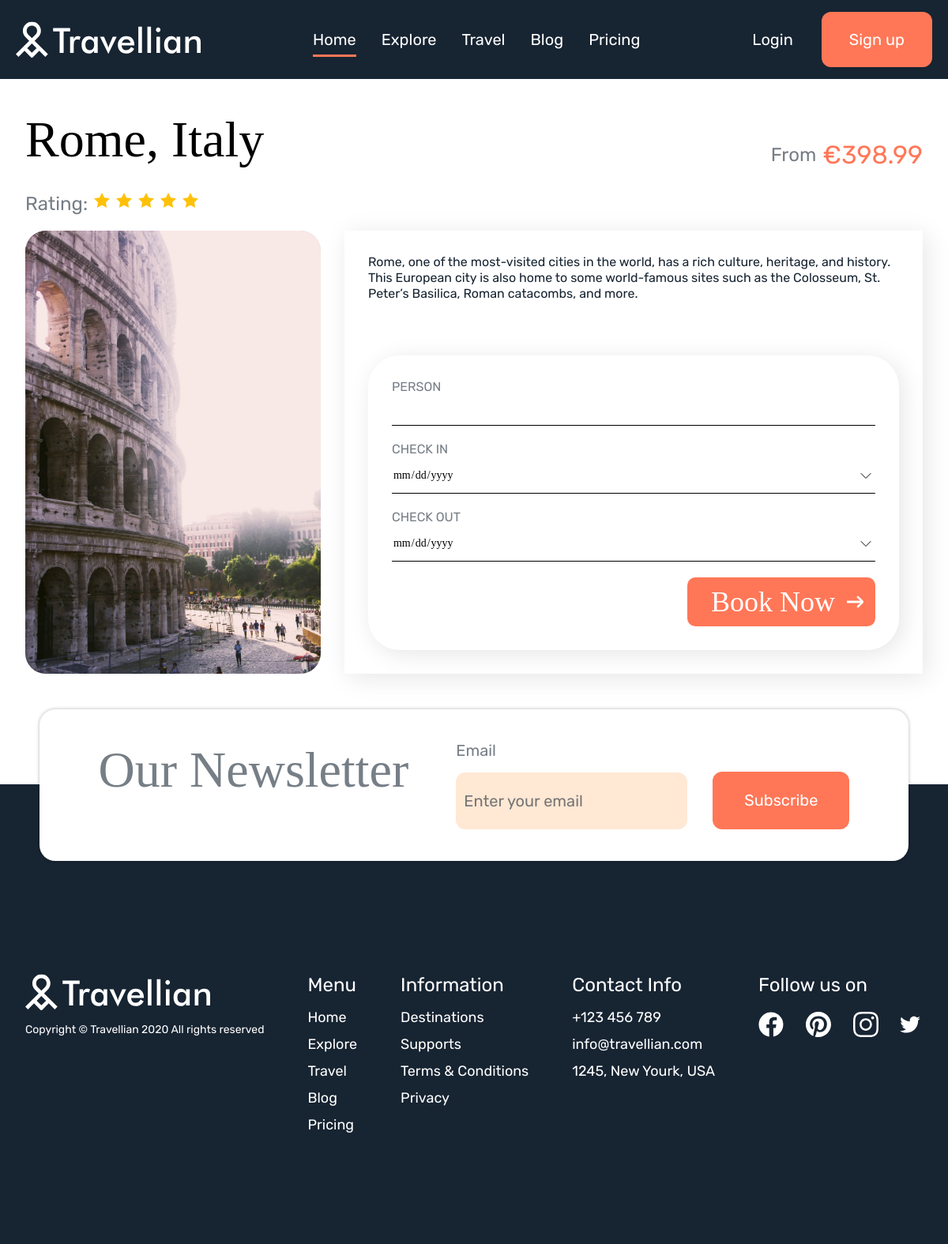
The page /offers/2 on the database its author committed.
### kursova_page/models.py (models this page shows, shortened)
class Offers(models.Model):
    location = models.CharField(max_length=100)
    rating = models.IntegerField()
    description = models.TextField(max_length=400)
    pricing = models.FloatField(max_length=10)
    offer_image = models.ImageField(null = True, blank=True, upload_to="images/")

### kursova_page/views.py (the view)
# urls.py: path('offers/<int:id>', offer_item, name='offer_item'),
def offer_item(request, id):
    data = Offers.objects.get(id = id)
    form = registerForm(request)
    return render(request, 'offer-page/index.html', {'data': data, 'form': form})

### kursova_page/forms.py
class AccountCreationForm(UserCreationForm):
    def __init__(self, *args, **kwargs):
        super().__init__(*args, **kwargs)
        self.fields['username'].widget.attrs.update({'placeholder':_('Username')})
        self.fields['password1'].widget.attrs.update({'placeholder':_('Password')})
        self.fields['password2'].widget.attrs.update({'placeholder':_('Repeat password')})

### kursova_page/views.py (called while the page is built)
def registerForm(request):
    if request.method == "POST":
        form = AccountCreationForm(request.POST)
        if form.is_valid():
            form.save()
            return HttpResponseRedirect("/")
        else:
            messages.error(request, form.errors, extra_tags="register")
    else:
        form = AccountCreationForm()
    return form

### kursova_page/templates/offer-page/index.html (shortened to what this page needs)
{% extends '../base.html' %}
{% block head %}
{% load static %}
<head>
    <link rel="stylesheet" href="{% static 'offer-page/styles/style.css' %}">
<head>
{% endblock head %}
{% block content %}
    <section class="offer-info">
        <div class="section-wrap">
            <div class="inner-wrap">
                <div class="offer-info-head">
                    <div class="offer-head-left">
                        <div class="offer-title black-text">
                            <h1 class = "title-big">
                                {{ data.location }}
                            </h1>
                        </div>
                        <div class = "offer-rate">
                            <span class="title-small grey-text">Rating: </span>
                            {% for i in '0123456789'|make_list %}
                            {% if  forloop.counter <= data.rating %}
                            <svg width="24" height="24" viewBox="0 0 24 24" fill="none" xmlns="http://www.w3.org/2000/svg">
                                <path d="M12 2.00006L15.09 8.26006L22 9.27006L17 14.1401L18.18 21.0201L12 17.7701L5.82 21.0201L7 14.1401L2 9.27006L8.91 8.26006L12 2.00006Z" fill="#FFC107"/>
                                </svg>
                            {% endif %}
                        {% endfor %}
                        </div>
                    </div>
                    <div class = "offer-price-wrap">
                        <span class = "title-small grey-text">From</span>
                        <span class = "offer-price">€{{data.pricing}}</span>
                    </div>
                </div>
                <div class="offer-info-content">
                    <img src="../media/{{data.offer_image}}" alt="offer1" class="offer-image-block">
                    <div class="offer-info-content-right">
                        <span class = "offer-description d-block">
                            {{data.description}}
                        </span>
                        <div class="offer-form-wrap">
                            <form class="d-flex offer-form">
                                <div class="form-item flex-column d-flex">
                                    <label for="person">Person</label>
                                    <input type="number" id="person" min="1">
                                </div>
                                <div class="form-item flex-column d-flex">
                                    <label for="check-in">Check in</label>
                                    <input type="date" id="check-in">
                                </div>
                                <div class="form-item flex-column d-flex">
                                    <label for="check-out">Check out</label>
                                    <input type="date" id="check-out">
                                </div>
                                <div class="book-btn d-flex">
                                    <input class = "book-btn pointer" type="submit" value="Book Now">
                                </div>
                            </form>
                        </div>
                    </div>
                </div>
            </div>
        </div>
    </section>
    {% endblock content %}

### static/styles/style.css (style rules this page uses)
a,abbr,acronym,address,applet,article,aside,audio,b,big,blockquote,body,canvas,caption,center,cite,code,dd,del,details,dfn,div,dl,dt,em,embed,fieldset,figcaption,figure,footer,form,h1,h2,h3,h4,h5,h6,header,hgroup,html,i,iframe,img,ins,kbd,label,legend,li,mark,menu,nav,object,ol,output,p,pre,q,ruby,s,samp,section,small,span,strike,strong,sub,summary,sup,table,tbody,td,tfoot,th,thead,time,tr,tt,u,ul,var,video { margin:0;padding:0;border:0;font-size:100%;font:inherit;vertical-align:baseline }
article,aside,details,figcaption,figure,footer,header,hgroup,menu,nav,section { display:block }
body { line-height:1 }
:root { --main-page-color:#FF7757;--secondary-color:#172432;--desktop-vertical-padding:182px;--secondary-text-color:#767E86;--page-font1:Playfair Display;--page-font2:Rubik }
.form-item { gap:12px }
.form-item label { color:var(--secondary-text-color);font-family:var(--page-font2);font-size:16px;text-transform:uppercase }
input[type=date] { appearance:textfield;-webkit-appearance:textfield;-moz-appearance:textfield }
.book-btn { width:100%;background:var(--main-page-color);border:none;color:#fff;font-family:var(--page-font1);font-size:36px;height:100%;text-align:left }
.book-arrow { width:21px;stroke-width:1px;stroke:#fff }
.offer-image-block { height:286px;width:100%;border-radius:26px 26px 0 0;background:-webkit-gradient(linear,left bottom,left top,from(rgba(255,119,87,.1)),to(rgba(255,119,87,.1))),#d3d3d3;background:-o-linear-gradient(bottom,rgba(255,119,87,.1) 0,rgba(255,119,87,.1) 100%),#d3d3d3;background:linear-gradient(0deg,rgba(255,119,87,.1) 0,rgba(255,119,87,.1) 100%),#d3d3d3 }
.offer-title { padding-bottom:8px;font-family:Mulish;font-size:28px }
.offer-description { color:#172432;font-family:var(--page-font2);font-size:16px;line-height:20px }
.offer-price-wrap { display:-webkit-box;display:-ms-flexbox;display:flex;-webkit-box-align:center;-ms-flex-align:center;align-items:center;gap:8px }
.offer-price { color:var(--main-page-color);font-family:var(--page-font2);font-size:32px }
@media only screen and (min-width:720px) { .title-big { font-size:54px!important } }
@media only screen and (min-width:720px) { .title-small { font-size:24px!important } }
@media only screen and (min-width:720px) { .book-btn { white-space:normal;width:75% } }
@media only screen and (min-width:720px) { .form-item { -webkit-box-flex:1;-ms-flex:1 1 0px;flex:1 1 0px;min-width:calc(50% - 20px);-ms-flex-item-align:center;-ms-grid-row-align:center;align-self:center } }
@media only screen and (min-width:720px) { .section-wrap { padding:80px 32px!important } }
@media only screen and (min-width:720px) { .offer-image-block { background-position:50% } }
@media only screen and (min-width:720px) { .section-wrap { overflow:hidden } }
@media only screen and (min-width:1122px) { .section-wrap { padding:100px 0!important } }
@media only screen and (min-width:1122px) { .section-wrap>* { padding:0 32px!important } }
@media only screen and (min-width:1122px) { .title-big { font-size:64px!important } }
@media only screen and (min-width:1122px) { .title-small { font-size:24px!important } }
@media only screen and (min-width:1122px) { .form-item { min-width:0 } }
body { line-height:normal }
.black-text { color:#000 }
.grey-text { color:var(--secondary-text-color)!important }
.d-block { display:block }
.d-flex { display:-webkit-box;display:-ms-flexbox;display:flex }
.pointer { cursor:pointer }
.title-big { font-family:var(--page-font1);font-size:40px }
.normal-text,.title-small { font-family:var(--page-font2);font-size:18px }
input { border:none }
.section-wrap { padding:80px 16px }
.flex-column { -webkit-box-orient:vertical;-webkit-box-direction:normal;-ms-flex-direction:column;flex-direction:column }
.offer-description,.offer-text-block { -webkit-box-flex:1;-ms-flex:1;flex:1 }

### rows shown on the page
Offers: location "Rome, Italy", rating 5 (drawn), pricing "398.99", offer_image (picture), description "Rome, one of the most-visited cities in the world, has a rich culture, heritage, and history. This European city is also home to some world-famous sites such as the Colosseum, St. Peter’s Basilica, Roman catacombs, and more."
